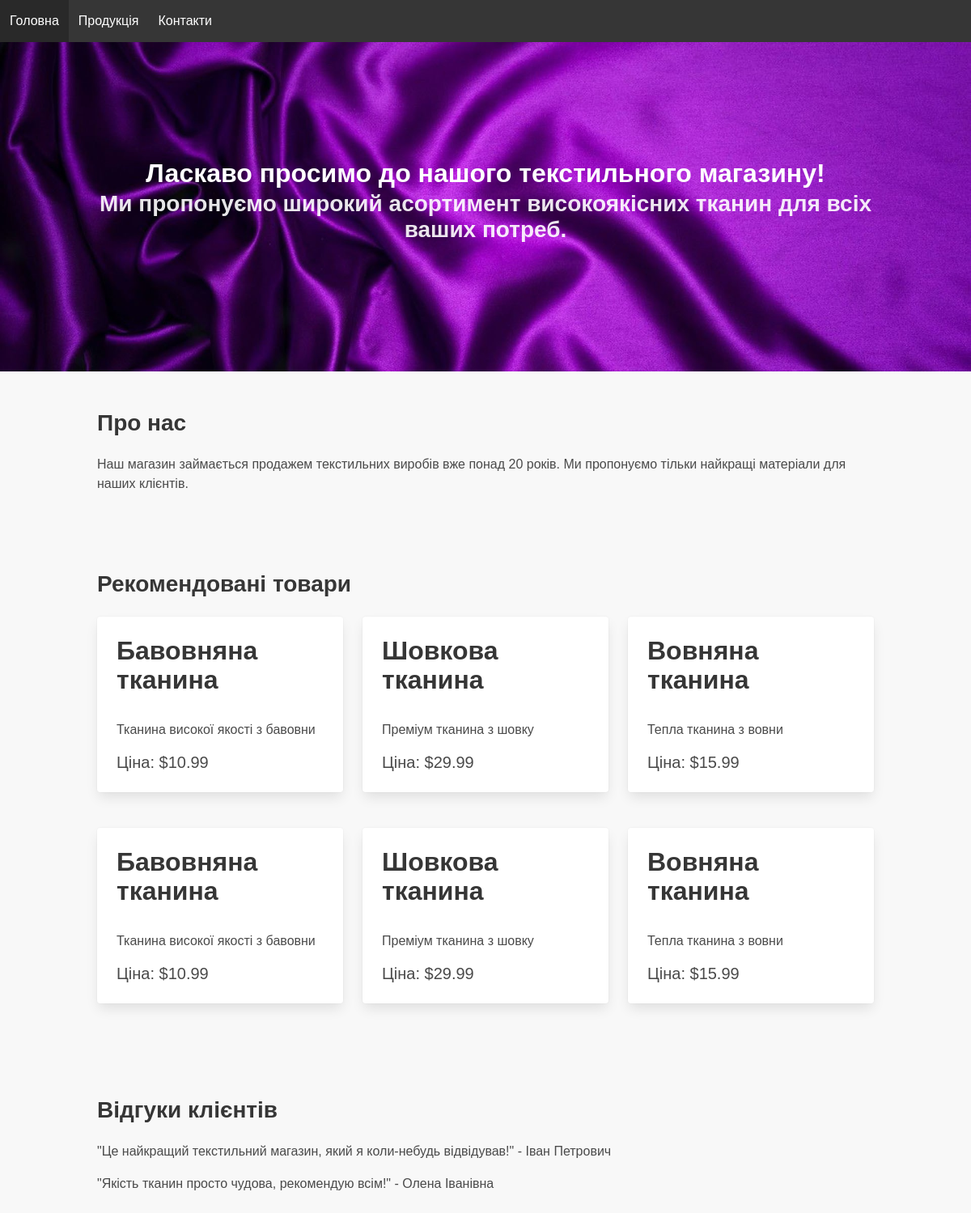
The page / on the database its author committed.
### tables this page shows
CREATE TABLE products (
            id INTEGER PRIMARY KEY AUTOINCREMENT,
            name TEXT NOT NULL,
            description TEXT NOT NULL,
            price REAL NOT NULL
        );

### app.py (the view)
@app.route('/')
def index():
    conn = sqlite3.connect('textile_shop.db')
    cursor = conn.cursor()
    cursor.execute("SELECT * FROM products")
    products = cursor.fetchall()
    conn.close()
    return render_template('index.html', products=products)

### templates/index.html
{% extends 'base.html' %}
{% block content %}
<section class="hero is-medium is-primary is-bold">
    <div class="hero-body" style="background-image: url('{{ url_for('static', filename='fabric.jpg') }}'); background-size: cover; background-position: center;">
        <div class="container has-text-centered">
            <h1 class="title">
                Ласкаво просимо до нашого текстильного магазину!
            </h1>
            <h2 class="subtitle">
                Ми пропонуємо широкий асортимент високоякісних тканин для всіх ваших потреб.
            </h2>
        </div>
    </div>
</section>
<section class="section">
    <div class="container">
        <h2 class="title">Про нас</h2>
        <p>Наш магазин займається продажем текстильних виробів вже понад 20 років. Ми пропонуємо тільки найкращі матеріали для наших клієнтів.</p>
    </div>
</section>
<section class="section">
    <div class="container">
        <h2 class="title">Рекомендовані товари</h2>
        <div class="columns is-multiline">
            {% for product in products %}
                <div class="column is-one-third">
                    <div class="card">
                        <div class="card-content">
                            <p class="title">{{ product[1] }}</p>
                            <p>{{ product[2] }}</p>
                            <p class="subtitle">Ціна: ${{ product[3] }}</p>
                        </div>
                    </div>
                </div>
            {% endfor %}
        </div>
    </div>
</section>
<section class="section">
    <div class="container">
        <h2 class="title">Відгуки клієнтів</h2>
        <div class="content">
            <p>"Це найкращий текстильний магазин, який я коли-небудь відвідував!" - Іван Петрович</p>
            <p>"Якість тканин просто чудова, рекомендую всім!" - Олена Іванівна</p>
        </div>
    </div>
</section>
{% endblock %}

### templates/base.html (shortened to what this page needs)
<!DOCTYPE html>
<html lang="uk">
<head>
    <link rel="stylesheet" href="https://cdn.jsdelivr.net/npm/bulma@0.9.3/css/bulma.min.css">
    <link rel="stylesheet" href="{{ url_for('static', filename='style.css') }}">
</head>
<body>
    <nav class="navbar is-dark">
        <div class="navbar-brand">
            <a class="navbar-item" href="{{ url_for('index') }}">Головна</a>
            <a class="navbar-item" href="{{ url_for('products') }}">Продукція</a>
            <a class="navbar-item" href="{{ url_for('contact') }}">Контакти</a>
        </div>
    </nav>
    <div class="content">
        {% block content %}{% endblock %}
    </div>
</body>
</html>

### static/style.css (style rules this page uses)
body { font-family: 'Arial', sans-serif; margin: 0; padding: 0; background-color: #f8f8f8; }
.hero { color: white; }
.hero-body { color: white; }
.section { padding: 3rem 1.5rem; }
.card { margin-bottom: 20px; }
h1, h2, h3 { color: #333; }

### rows shown on the page
products: name "Бавовняна тканина", description "Тканина високої якості з бавовни", price "10.99"
products: name "Шовкова тканина", description "Преміум тканина з шовку", price "29.99"
products: name "Вовняна тканина", description "Тепла тканина з вовни", price "15.99"
products: name "Бавовняна тканина", description "Тканина високої якості з бавовни", price "10.99"
products: name "Шовкова тканина", description "Преміум тканина з шовку", price "29.99"
products: name "Вовняна тканина", description "Тепла тканина з вовни", price "15.99"
